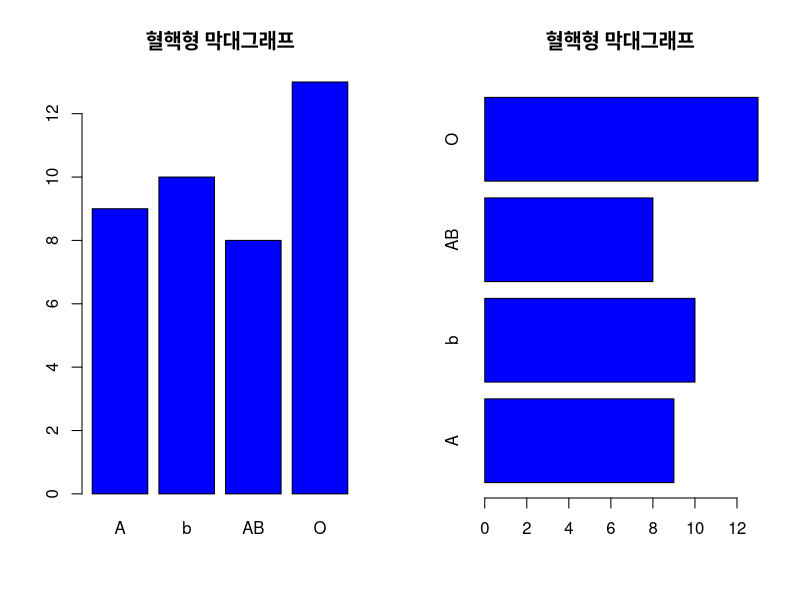
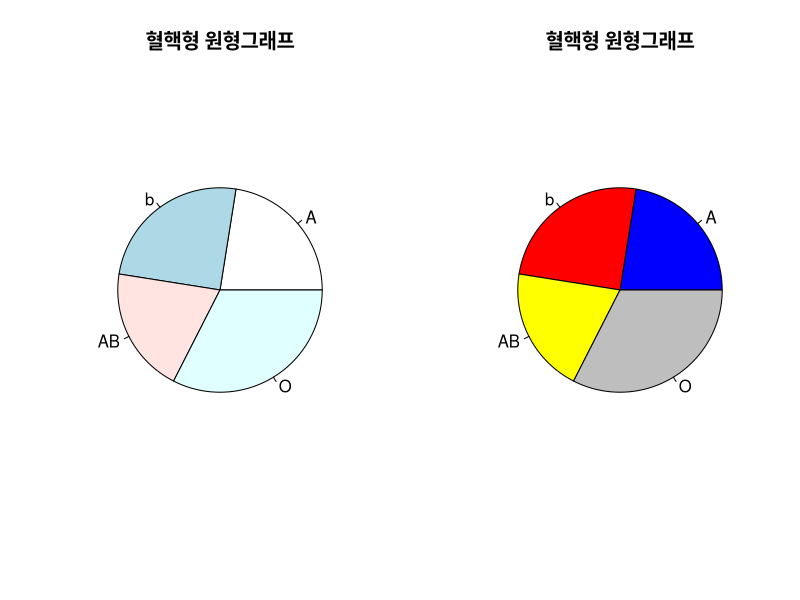

The R script that drew these images, in order:
blood <- c(9, 10, 8, 13)    #혈핵형 빈도
names(blood) <- c("A", "b", "AB", "O")  #라벨링
blood
prop.table(blood)       #상대도수 분포표

#막대그래프
x11()
par(mfrow = c(1, 2))    #그림화면에 1*2(2개)의 그래흐를 나타냄
barplot(blood, col = "blue", main = "혈핵형 막대그래프")            #수직 막대 그래프
barplot(blood, horiz = T, col = "blue", main = "혈핵형 막대그래프")   #수평 막대 그래프

#원형그래프
x11()
par(mfrow = c(1, 2))
pie(blood, main="혈핵형 원형그래프")
#원형그래프 색 지정
slices = c("blue", "red", "yellow", "grey")
pie(blood, col=slices,main="혈핵형 원형그래프")
